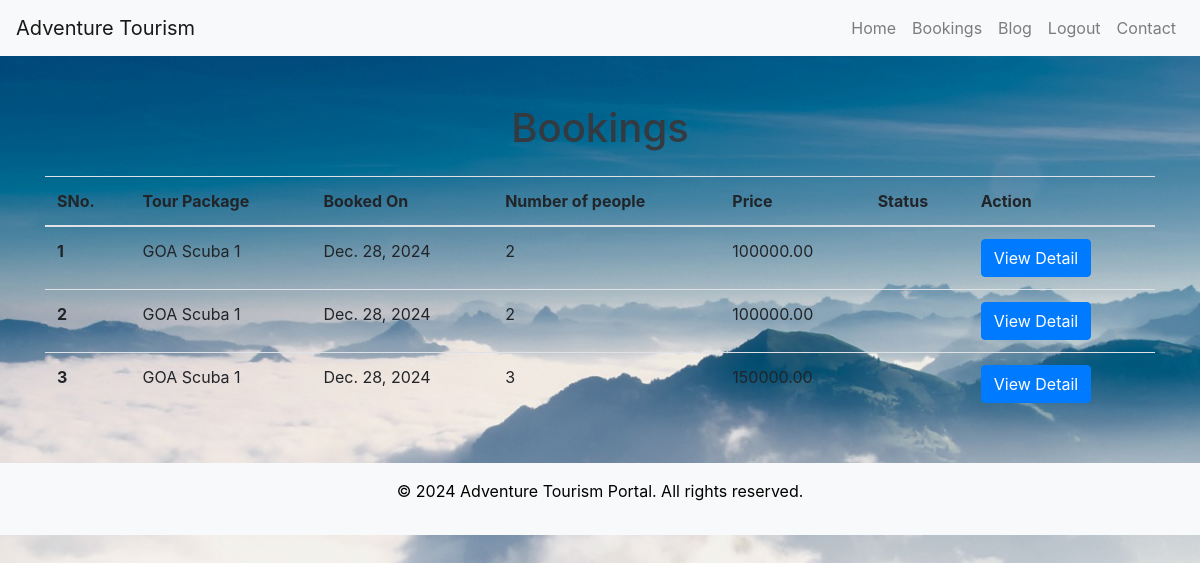
Before: /Tour/user_bookings/ (signed in) with the older database file.
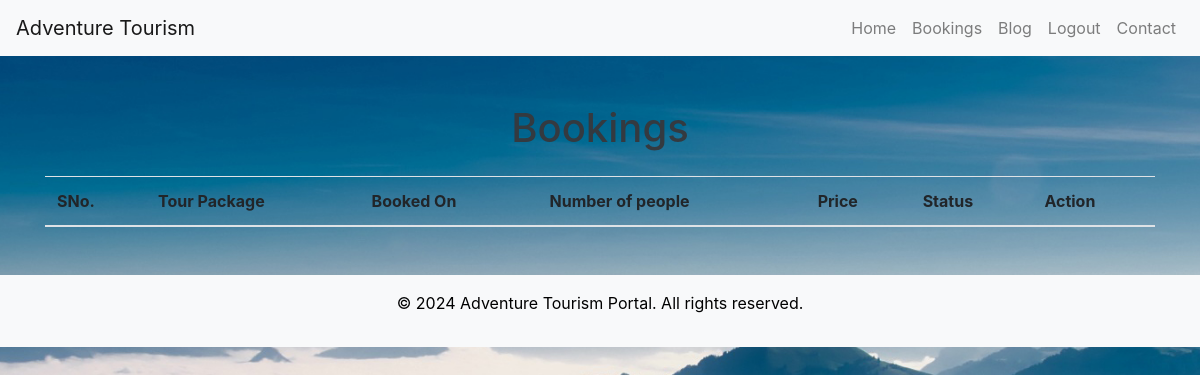
After: the same page with the newer database file.
### Tour/models.py (models this page shows, shortened)
class UserBooking(models.Model):
    user = models.ForeignKey(User, on_delete=models.CASCADE)
    tour = models.ForeignKey(Tour, on_delete=models.CASCADE)
    date = models.DateField()
    num_people = models.PositiveIntegerField(default=1)
    total_price = models.DecimalField(max_digits=10, decimal_places=2)
    status = models.CharField(max_length=20, choices=[('Pending', 'Pending'), ('Confirmed', 'Confirmed')])

### Manager/models.py (models this page shows, shortened)
class Tour(models.Model):
    LOCATION_CHOICES = [
        ('Manali', 'Manali'),
        ('Goa', 'Goa'),
        ('Jaipur', 'Jaipur'),
        ('Leh', 'Leh'),
        ('Rishikesh', 'Rishikesh'),
        ('Kerala', 'Kerala'),
        ('Andaman', 'Andaman'),
        ('Darjeeling', 'Darjeeling'),
        ('Shimla', 'Shimla'),
        ('Varanasi', 'Varanasi'),
    ]
    ADVENTURE_CHOICES = [
        ('Hiking', 'Hiking'),
        ('Scuba Diving', 'Scuba Diving'),
        ('Safari', 'Safari'),
        ('Skydiving', 'Skydiving'),
        ('Camping', 'Camping'),
        ('City Tour', 'City Tour'),
        ('Rafting', 'Rafting'),
    ]
    title = models.CharField(max_length=100)
    description = models.TextField()
    location = models.CharField(max_length=100, choices=LOCATION_CHOICES)
    adventure_type = models.CharField(max_length=100, choices=ADVENTURE_CHOICES)
    price = models.DecimalField(max_digits=8, decimal_places=2)
    start_date = models.DateField()
    end_date = models.DateField()
    created_by = models.ForeignKey(User, on_delete=models.CASCADE)
    max_group_size = models.PositiveIntegerField()
    itinerary = models.TextField(blank=True)
    image = models.ImageField(upload_to='tours/images/', blank=True, null=True)

### Tour/views.py (the view)
# urls.py: path('user_bookings/', views.user_bookings, name='user_bookings'),
@login_required
def user_bookings(request):
    user_bookings = UserBooking.objects.filter(user=request.user).order_by('date')
    return render(request, 'tour/user_bookings.html', {'user_bookings': user_bookings})

### Templates/tour/user_bookings.html
{% extends 'user/base.html' %}
{% load static %}
{% block content %}
<div class="container mt-5 mb-5">
    <h1 class="text-dark mb-4 text-center"> Bookings </h1>
    <table class="table">
      <thead>
        <tr>
          <th scope="col">SNo.</th>
          <th scope="col">Tour Package</th>
          <th scope="col">Booked On</th>
          <th scope="col">Number of people</th>
          <th scope="col">Price</th>
          <th scope="col">Status</th>
          <th scope="col">Action</th>
        </tr>
      </thead>
      <tbody>
      {% for booking in user_bookings%}
        <tr>
          <th scope="row">{{ forloop.counter }}</th>
          <td>{{ booking.tour.title }}</td>
          <td>{{ booking.date }}</td>
          <td>{{ booking.num_people }}</td>
          <td>{{ booking.total_price }}</td>
          <td>{{ booking.status }}</td>
          <td><a href="{% url 'Tour:tour_detail' booking.tour.id %}"><button type="button" class="btn btn-primary">View Detail</button></a></td>
        </tr>
      {% endfor %}
      </tbody>
    </table>
</div>
{% endblock %}

Changed rows visible on the page:
removed UserBooking: tour "GOA Scuba 1", date "Dec. 28, 2024", num_people "2", total_price "100000.00"
removed UserBooking: tour "GOA Scuba 1", date "Dec. 28, 2024", num_people "2", total_price "100000.00"
no longer on this page (row edited): UserBooking: tour "GOA Scuba 1", date "Dec. 28, 2024", num_people "3", total_price "150000.00"
